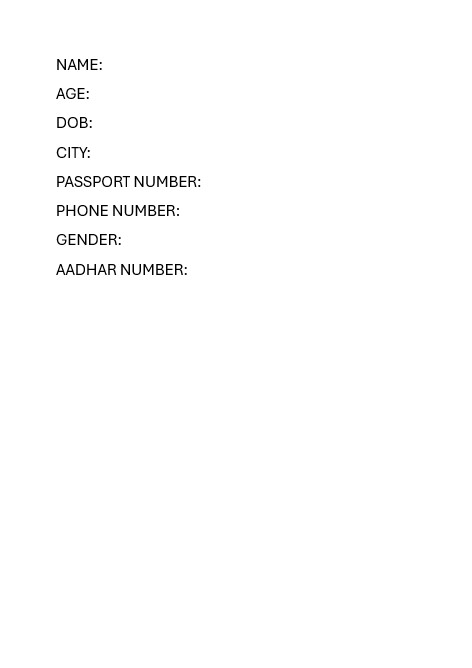
#> input picture inputs/gg.jpg, 472 x 668 px
$ python test_ocr.py inputs/gg.jpg
#> lines starting #> are read from the running program, lines starting #| are printed output that depends on the picture; after the words box and inside, x2 and y2 are one past the last pixel; in counts of white or black regions, pixels touching at a corner belong together
### modules/form_scanner.py
"""
Form scanner module.

Strategy:
  1. Preprocess the image (grayscale, deskew, denoise, threshold).
  2. Run Tesseract with bounding boxes to detect label text ("name:", "age:", etc.).
  3. For each detected label, the blank space is to the RIGHT of it on the same line.
  4. If OCR confidence is low or labels are missing, fall back to a template JSON
     that maps known labels -> (x_mm, y_mm, width_mm) coordinates.
  5. Convert all pixel coords to millimetres on the paper.
"""

import json
import re
from pathlib import Path

import cv2
import numpy as np

try:
    import pytesseract
    HAVE_TESSERACT = True
except ImportError:
    HAVE_TESSERACT = False

from .config import OCRConfig, get_field_type


# Labels we care about (lowercased, ":" stripped).
KNOWN_LABELS = {
    # Personal
    "name", "first name", "last name", "father's name", "mother's name",
    "age", "gender", "date", "dob", "date of birth",
    # Location
    "place", "city", "state", "country", "address", "pin code", "zip code",
    "postal code",
    # Contact
    "phone no", "phone number", "mobile", "mobile number", "email",
    # Identity / IDs
    "aadhar number", "aadhaar number", "aadhar", "aadhaar",
    "passport number", "passport",
    "pan number", "pan",
    "voter id", "license number", "driving license",
    # Education / work
    "occupation", "qualification", "company", "designation",
}

# Minimum OCR confidence to trust a detected label.
# Lower means more permissive (catches short labels like "DOB" but may
# also pick up garbage). 40 is a good balance for printed forms.
MIN_LABEL_CONFIDENCE = 40


def preprocess(img_bgr: np.ndarray) -> np.ndarray:
    """
    Grayscale + lighting normalization + adaptive threshold.

    Tuned to be robust on:
    - Clean digital scans (works as before)
    - Camera photos of paper with uneven lighting / shadows
    - Slightly out-of-focus shots
    - Lighter or darker pen strokes
    """
    gray = cv2.cvtColor(img_bgr, cv2.COLOR_BGR2GRAY)

    # Lighting normalization: divide by a heavy blur to flatten shadows.
    # Crucial for camera photos where one corner is darker than another.
    blur = cv2.GaussianBlur(gray, (51, 51), 0)
    # Avoid divide-by-zero
    blur = np.where(blur == 0, 1, blur)
    normalized = np.clip((gray.astype(np.float32) / blur) * 128, 0, 255).astype(np.uint8)

    # Bilateral filter: denoise but preserve edges (text strokes, lines)
    smoothed = cv2.bilateralFilter(normalized, d=7, sigmaColor=50, sigmaSpace=50)

    # Otsu threshold gives a clean binary; works well on the normalized image
    _, binary = cv2.threshold(smoothed, 0, 255,
                              cv2.THRESH_BINARY + cv2.THRESH_OTSU)

    # Drop tiny specks
    kernel = cv2.getStructuringElement(cv2.MORPH_RECT, (2, 2))
    cleaned = cv2.morphologyEx(binary, cv2.MORPH_OPEN, kernel)
    return cleaned


# [17 lines left out: function deskew, not called in this run]


# OCR commonly misreads short labels. Map common misreads to the canonical label.
# Add to this map as you encounter new misreads in your real-world forms.
OCR_ALIASES = {
    "0ob": "dob",
    "d0b": "dob",
    "ddb": "dob",
    "do8": "dob",
    "dos": "dob",
    "doa": "dob",
    "dob,": "dob",
    "n4me": "name",
    "nane": "name",
    "narne": "name",
    "agc": "age",
    "agt": "age",
    "ace": "age",        # AGE often misread as ACE on photos
    "c1ty": "city",
    "ctty": "city",
    "cit": "city",       # CITY often gets cut to CIT:
    "cilty": "city",
    "phon3": "phone",
    "gendcr": "gender",
    "gende": "gender",
    "render": "gender",
    "aadhaar": "aadhar",
    "aadhar:": "aadhar",
}


# [8 lines left out: function normalize_label, not called in this run]


def detect_horizontal_lines(img_bgr: np.ndarray, ocr_cfg: OCRConfig) -> list:
    """
    Find horizontal lines (form blanks/underlines) in the image.

    Returns a list of (x1, y, x2) tuples in pixel coordinates.

    A real form blank line is THIN (≤1mm tall) and LONG (≥30mm).
    Bold label text rows can look like horizontal bars after morphology,
    so this function uses two strict tests:
      1. The component must have a very high width-to-height ratio (≥30:1)
      2. The component must be thinner than typical text (≤1mm)
    These together reliably reject text rows while keeping real underscores.
    """
    gray = cv2.cvtColor(img_bgr, cv2.COLOR_BGR2GRAY)

    # Lighting normalization (matches preprocess())
    blur = cv2.GaussianBlur(gray, (51, 51), 0)
    blur = np.where(blur == 0, 1, blur)
    normalized = np.clip((gray.astype(np.float32) / blur) * 128, 0, 255).astype(np.uint8)

    _, binary = cv2.threshold(normalized, 0, 255,
                              cv2.THRESH_BINARY_INV + cv2.THRESH_OTSU)

    # Suppress text by removing tall vertical strokes first.
    # Most letters have vertical strokes ≥2mm tall; we erode those away.
    text_height_px = max(2, int(ocr_cfg.px_per_mm * 1.5))
    vert_kernel = cv2.getStructuringElement(cv2.MORPH_RECT, (1, text_height_px))
    text_suppressed = cv2.morphologyEx(binary, cv2.MORPH_OPEN, vert_kernel)
    # text_suppressed still contains tall things — but we want to KEEP horizontal
    # thin lines, so subtract this from the original to remove text:
    text_only = cv2.dilate(text_suppressed, np.ones((3,3), np.uint8))
    lines_only = cv2.subtract(binary, text_only)

    # Now keep only long horizontal runs in lines_only.
    # Real form underlines are at least 30mm long.
    min_line_width_px = int(30 * ocr_cfg.px_per_mm)
    horiz_kernel = cv2.getStructuringElement(cv2.MORPH_RECT, (min_line_width_px, 1))
    horizontal = cv2.morphologyEx(lines_only, cv2.MORPH_OPEN, horiz_kernel)

    num_labels, labels, stats, _ = cv2.connectedComponentsWithStats(
        horizontal, connectivity=8)

    lines = []
    max_line_thickness_px = max(2, int(ocr_cfg.px_per_mm * 1.0))   # ≤1 mm
    for i in range(1, num_labels):
        x, y, w, h, area = stats[i]
        # Strict thickness test: real underlines are very thin
        if h > max_line_thickness_px:
            continue
        if w < min_line_width_px:
            continue
        # Strict aspect ratio: real lines are at least 30× wider than tall
        if w < h * 30:
            continue
        lines.append((int(x), int(y + h / 2), int(x + w)))

    lines.sort(key=lambda L: L[1])
    return lines


# [168 lines left out: functions find_line_for_label, detect_fields_ocr, not called in this run]


def detect_fields_ocr_px(img_bgr: np.ndarray, ocr_cfg: OCRConfig) -> list:
    """
    Same as detect_fields_ocr but returns pixel coordinates.

    Each field dict has: label, type, x_px, y_px, w_px, h_px, source, confidence.
    The caller is responsible for converting pixels to physical mm
    using whatever calibration is appropriate for the target paper.
    """
    if not HAVE_TESSERACT:
        print("  [WARN] pytesseract not available; OCR detection skipped.")
        return []

    pre = preprocess(img_bgr)
    h_img, w_img = pre.shape[:2]

    blank_lines = detect_horizontal_lines(img_bgr, ocr_cfg)
    if blank_lines:
        print(f"  Detected {len(blank_lines)} horizontal blank line(s)")
    else:
        print(f"  No horizontal blank lines detected (form may have only labels)")

    data = pytesseract.image_to_data(pre, output_type=pytesseract.Output.DICT)

    grouped = {}
    for i in range(len(data['text'])):
        word = data['text'][i].strip()
        if not word:
            continue
        try:
            conf = float(data['conf'][i])
        except ValueError:
            conf = -1
        if conf < MIN_LABEL_CONFIDENCE:
            normalized = normalize_label(word)
            if normalized not in KNOWN_LABELS and normalized not in OCR_ALIASES:
                continue
        key = (data['block_num'][i], data['par_num'][i], data['line_num'][i])
        grouped.setdefault(key, []).append({
            'text': word,
            'left': data['left'][i],
            'top': data['top'][i],
            'width': data['width'][i],
            'height': data['height'][i],
            'conf': conf,
        })

    fields = []
    for key, words in grouped.items():
        words.sort(key=lambda w: w['left'])
        raw_line = " ".join(w['text'] for w in words).lower()

        for n in (3, 2, 1):
            if n > len(words):
                continue
            candidate = " ".join(w['text'] for w in words[:n])
            norm = normalize_label(candidate)
            if norm not in KNOWN_LABELS:
                continue

            after_label = raw_line[len(candidate):].strip()
            looks_like_label = (
                after_label.startswith((":", "-", "_", ";"))   # ; common OCR misread
                or after_label == ""
                or n == len(words)
            )
            if not looks_like_label:
                continue

            lbl_words = words[:n]
            lbl_left = min(w['left'] for w in lbl_words)
            lbl_right = max(w['left'] + w['width'] for w in lbl_words)
            lbl_top = min(w['top'] for w in lbl_words)
            lbl_bot = max(w['top'] + w['height'] for w in lbl_words)
            lbl_height = lbl_bot - lbl_top

            # Use a px-based tolerance for line matching (5% of label height)
            max_dy_px = max(int(lbl_height * 1.5), int(ocr_cfg.px_per_mm * 5))
            matched_line = find_line_for_label(
                lbl_left, lbl_right, lbl_bot, blank_lines, max_dy_px)

            if matched_line is not None:
                line_x_start, line_y, line_x_end = matched_line
                inset_px = int(ocr_cfg.px_per_mm * 1)
                blank_left = line_x_start + inset_px
                blank_right = line_x_end
                baseline_offset = int(ocr_cfg.px_per_mm * 1)
                blank_baseline = line_y - baseline_offset
                blank_height = lbl_height
                source = 'ocr+line'
            else:
                # Write right of the label, on the same row
                gap_px = max(int(lbl_height * 0.3), 5)   # small gap after colon
                blank_left = lbl_right + gap_px
                # Width: stop before the next text on this row, or the image edge
                next_text_left = w_img
                for w_dict in words[n:]:
                    if w_dict['left'] > blank_left:
                        next_text_left = min(next_text_left, w_dict['left'])
                blank_right = min(next_text_left - gap_px,
                                  w_img - int(ocr_cfg.px_per_mm * 5))
                blank_baseline = lbl_bot
                blank_height = lbl_height
                source = 'ocr'

            blank_width = max(0, blank_right - blank_left)

            fields.append({
                'label': norm,
                'type': get_field_type(norm),
                'x_px': blank_left,
                'y_px': blank_baseline,
                'w_px': blank_width,
                'h_px': blank_height,
                'source': source,
                'confidence': sum(w['conf'] for w in lbl_words) / len(lbl_words),
            })
            break
    return fields


# [45 lines left out: functions load_template, merge_fields, not called in this run]


def find_form_bounding_box(img_bgr: np.ndarray) -> tuple:
    """
    Find the bounding box that contains all the form content (text + lines).

    Returns (left, top, right, bottom) in pixel coordinates, defining
    the area of the image that contains actual form content. This works
    regardless of whether the image is a screenshot, photo, or scan,
    or whether the surrounding margins are different sizes.
    """
    gray = cv2.cvtColor(img_bgr, cv2.COLOR_BGR2GRAY)
    blur = cv2.GaussianBlur(gray, (51, 51), 0)
    blur = np.where(blur == 0, 1, blur)
    normalized = np.clip((gray.astype(np.float32) / blur) * 128, 0, 255).astype(np.uint8)
    _, binary = cv2.threshold(normalized, 0, 255,
                              cv2.THRESH_BINARY_INV + cv2.THRESH_OTSU)

    # Drop tiny specks (noise)
    kernel = cv2.getStructuringElement(cv2.MORPH_RECT, (3, 3))
    cleaned = cv2.morphologyEx(binary, cv2.MORPH_OPEN, kernel)

    coords = cv2.findNonZero(cleaned)
    if coords is None:
        h, w = img_bgr.shape[:2]
        return (0, 0, w, h)
    x, y, w, h = cv2.boundingRect(coords)
    return (x, y, x + w, y + h)


def scan_form(image_path: str, template_path: str = None,
              target_paper_width_mm: float = 210.0,
              target_paper_height_mm: float = 297.0) -> list:
    """
    Main entry point: returns a list of field dicts with coordinates in
    mm on the TARGET paper (the paper the robotic arm will write on).

    Strategy:
    1. Find the form's content bounding box on the image (handles photos,
       screenshots, partial views — doesn't matter).
    2. Detect each field's pixel position within that bounding box.
    3. Express each field as a fraction (0-1) of the form bounding box.
    4. Scale those fractions to the target paper's dimensions.

    This decouples the image (any size, any aspect ratio) from the
    physical output paper (always known: e.g., A4 or A5).

    Args:
      image_path: path to the form image (any size/format)
      template_path: optional path to template JSON (currently unused for coords)
      target_paper_width_mm: physical paper width (default 210mm = A4)
      target_paper_height_mm: physical paper height (default 297mm = A4)
    """
    img = cv2.imread(image_path)
    if img is None:
        raise FileNotFoundError(f"Could not read image: {image_path}")

    h_img, w_img = img.shape[:2]

    # Step 1: find the form bounding box on the image
    fbb_left, fbb_top, fbb_right, fbb_bot = find_form_bounding_box(img)
    fbb_w = fbb_right - fbb_left
    fbb_h = fbb_bot - fbb_top

    print(f"  Image: {w_img}x{h_img} px")
    print(f"  Form content area: ({fbb_left}, {fbb_top}) to ({fbb_right}, {fbb_bot})")
    print(f"  Form area size: {fbb_w}x{fbb_h} px")
    print(f"  Target paper: {target_paper_width_mm}x{target_paper_height_mm} mm")

    # Step 2: determine which mm-margins to leave around the form on the
    # target paper. We mirror the image's own margins proportionally:
    # if the form occupies 80% of the image, it'll occupy 80% of the
    # target paper, centered.
    image_margin_left_frac = fbb_left / w_img
    image_margin_right_frac = (w_img - fbb_right) / w_img
    image_margin_top_frac = fbb_top / h_img
    image_margin_bot_frac = (h_img - fbb_bot) / h_img
    # Target paper margins (mm): mirror the image's relative margins,
    # but clamp to a sensible minimum (10mm) so writing isn't on the very edge.
    target_margin_left_mm = max(10.0, image_margin_left_frac * target_paper_width_mm)
    target_margin_top_mm = max(10.0, image_margin_top_frac * target_paper_height_mm)
    target_form_width_mm = target_paper_width_mm - target_margin_left_mm \
        - max(10.0, image_margin_right_frac * target_paper_width_mm)
    target_form_height_mm = target_paper_height_mm - target_margin_top_mm \
        - max(10.0, image_margin_bot_frac * target_paper_height_mm)

    # Step 3: set up an OCRConfig whose px-to-mm conversion treats the
    # form bounding box as the reference frame.
    ocr_cfg = OCRConfig()
    ocr_cfg.dpi = 200   # placeholder (we'll override conversion below)

    # Run field detection in pixel space, then convert to target paper mm.
    ocr_fields_px = detect_fields_ocr_px(img, ocr_cfg)
    print(f"  OCR detected {len(ocr_fields_px)} field(s).")

    # Step 4: convert each field's pixel coords -> fraction of form bbox -> mm on target paper
    ocr_fields = []
    for f in ocr_fields_px:
        # Position within the form bounding box, as a fraction
        x_frac = (f['x_px'] - fbb_left) / max(1, fbb_w)
        y_frac = (f['y_px'] - fbb_top) / max(1, fbb_h)
        w_frac = f['w_px'] / max(1, fbb_w)
        h_frac = f['h_px'] / max(1, fbb_h)

        # Scale to mm on target paper
        x_mm = target_margin_left_mm + x_frac * target_form_width_mm
        y_mm = target_margin_top_mm + y_frac * target_form_height_mm
        width_mm = w_frac * target_form_width_mm
        height_mm = h_frac * target_form_height_mm

        # Clamp width to a reasonable maximum
        width_mm = min(width_mm, 100.0)
        height_mm = max(height_mm, 4.0)

        ocr_fields.append({
            'label': f['label'],
            'type': f['type'],
            'x_mm': x_mm,
            'y_mm': y_mm,
            'width_mm': width_mm,
            'height_mm': height_mm,
            'source': f['source'],
            'confidence': f['confidence'],
        })

    return merge_fields(ocr_fields, [])

### modules/config.py
"""
Central configuration. Tweak these to match your physical setup.
All dimensions in millimetres unless noted.
"""

from dataclasses import dataclass


@dataclass
class PaperConfig:
    # A4 portrait by default
    width_mm: float = 210.0
    height_mm: float = 297.0
    # Origin offset: where (0,0) of paper sits in the robot's base frame.
    # Calibrate this by jogging the arm to the top-left corner of the paper.
    origin_x_mm: float = 0.0
    origin_y_mm: float = 0.0
    # Paper Z height in robot frame (the surface where the pen tip lands).
    surface_z_mm: float = 0.0


@dataclass
class PenConfig:
    # Z lift above paper for travel moves (pen up)
    travel_z_mm: float = 5.0
    # Z dip below the surface for firm contact (set 0 if your pen is spring-loaded)
    write_z_mm: float = 0.0
    # Feedrates (mm/min)
    travel_feed: float = 3000.0   # G0 / fast moves with pen up
    write_feed: float = 1500.0    # G1 / writing moves with pen down
    z_feed: float = 1000.0        # pen up/down moves
    # Glyph stroke spacing
    char_spacing_mm: float = 1.5  # gap between characters
    line_spacing_mm: float = 8.0  # gap between lines if text wraps


@dataclass
class OCRConfig:
    # Pixel-to-mm scale for the form image. If unknown, set via DPI.
    # 200 DPI -> 1 mm = 200/25.4 ≈ 7.874 px
    dpi: float = 200.0

    @property
    def px_per_mm(self) -> float:
        return self.dpi / 25.4

    def px_to_mm(self, px: float) -> float:
        return px / self.px_per_mm


# Field labels -> expected input type (used by STT for constrained recognition)
FIELD_TYPE_HINTS = {
    # Personal
    "name": "text",
    "first name": "text",
    "last name": "text",
    "father's name": "text",
    "mother's name": "text",
    "age": "digits",
    "gender": "choice:male,female,other",
    "date": "date",
    "dob": "date",
    "date of birth": "date",
    # Location
    "place": "text",
    "city": "text",
    "state": "text",
    "country": "text",
    "address": "text",
    "pin code": "digits",
    "zip code": "digits",
    "postal code": "digits",
    # Contact
    "phone no": "digits",
    "phone number": "digits",
    "mobile": "digits",
    "mobile number": "digits",
    "email": "email",
    # Identity / IDs (all numeric)
    "aadhar number": "digits",
    "aadhaar number": "digits",
    "aadhar": "digits",
    "aadhaar": "digits",
    "passport number": "text",        # alphanumeric
    "passport": "text",
    "pan number": "text",             # alphanumeric (e.g. ABCDE1234F)
    "pan": "text",
    "voter id": "text",
    "license number": "text",
    "driving license": "text",
    # Education / work
    "occupation": "text",
    "qualification": "text",
    "company": "text",
    "designation": "text",
}


def get_field_type(label: str) -> str:
    return FIELD_TYPE_HINTS.get(label.strip().lower(), "text")

### test_ocr.py
"""
Standalone OCR test — no voice, no G-code.

Takes a form image, runs the form scanner, and prints exactly what fields
were detected and where their blanks are on the paper.

Usage:
    python test_ocr.py path/to/form.jpg
    python test_ocr.py path/to/form.jpg --template templates/standard_form.json
    python test_ocr.py path/to/form.jpg --debug      # save annotated preview image
"""

import argparse
import sys
from pathlib import Path

import cv2

from modules.form_scanner import scan_form, preprocess
from modules.config import OCRConfig


# [21 lines left out: function annotate, not called in this run]


def main():
    ap = argparse.ArgumentParser()
    ap.add_argument("image", help="Path to scanned form image")
    ap.add_argument("--template", default=None, help="Optional template JSON")
    ap.add_argument("--debug", action="store_true", help="Save annotated preview")
    args = ap.parse_args()

    if not Path(args.image).exists():
        print(f"ERROR: Image not found: {args.image}")
        sys.exit(1)

    print("=" * 60)
    print("  OCR Test")
    print("=" * 60)
    print(f"  Image:    {args.image}")
    print(f"  Template: {args.template or '(none)'}")
    print()

    # Save preprocessed view if debugging
    if args.debug:
        img = cv2.imread(args.image)
        pre = preprocess(img)
        Path("output").mkdir(exist_ok=True)
        cv2.imwrite("output/preprocessed.png", pre)
        print("  Preprocessed image -> output/preprocessed.png")
        print()

    fields = scan_form(args.image, template_path=args.template)
#> in scan_form, img is the input picture: shape (668, 472, 3); min 0, max 255, mean 253.2
#> in find_form_bounding_box, `blur = cv2.GaussianBlur(gray, (51, 51), 0)`:
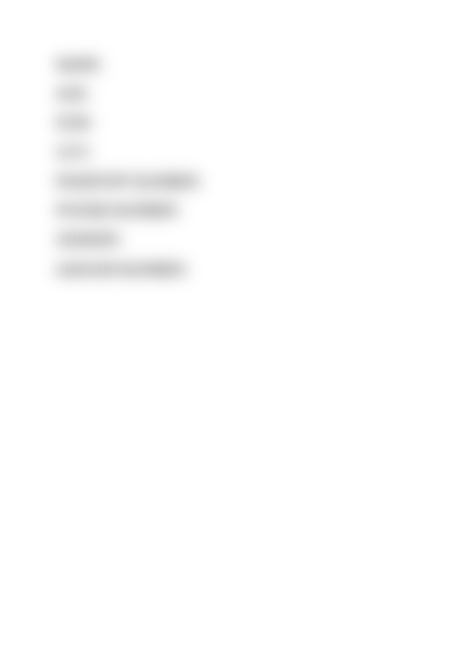
#> blur: shape (668, 472); min 204, max 255, mean 253.2
#> in find_form_bounding_box, `normalized = np.clip((gray.astype(np.float32) / blur) * 128, 0, 255).a..`:
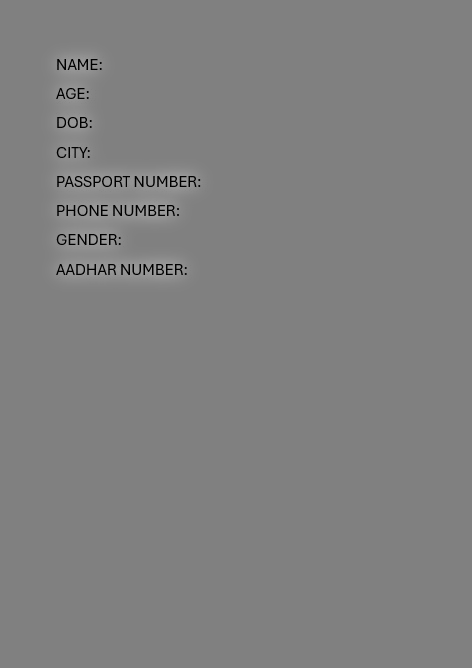
#> normalized: shape (668, 472); min 0, max 159, mean 127.9
#> in find_form_bounding_box, `_, binary = cv2.threshold(normalized, 0, 255, cv2.THRESH_BINARY_INV + ..`:
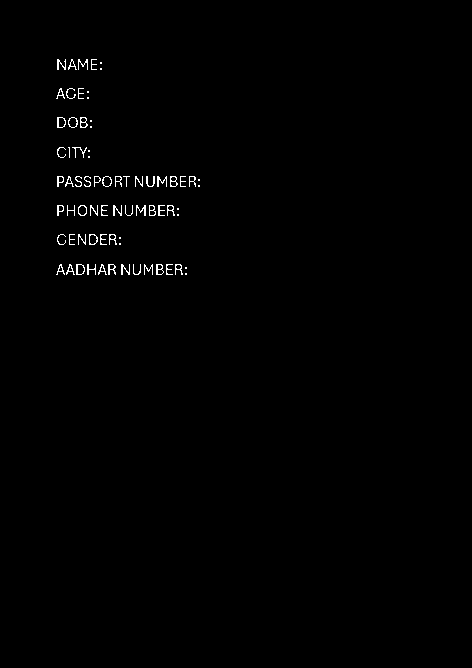
#> binary: shape (668, 472); 0.64% white in thin lines or dots, all inside (x1, y1, x2, y2) = (56, 59, 200, 275)
#> in find_form_bounding_box, `coords = cv2.findNonZero(cleaned)`: coords = contour of 9 points, box (x1, y1, x2, y2) (157, 177, 160, 180), area 0
#> (the rest of the program and of its run is left out)
